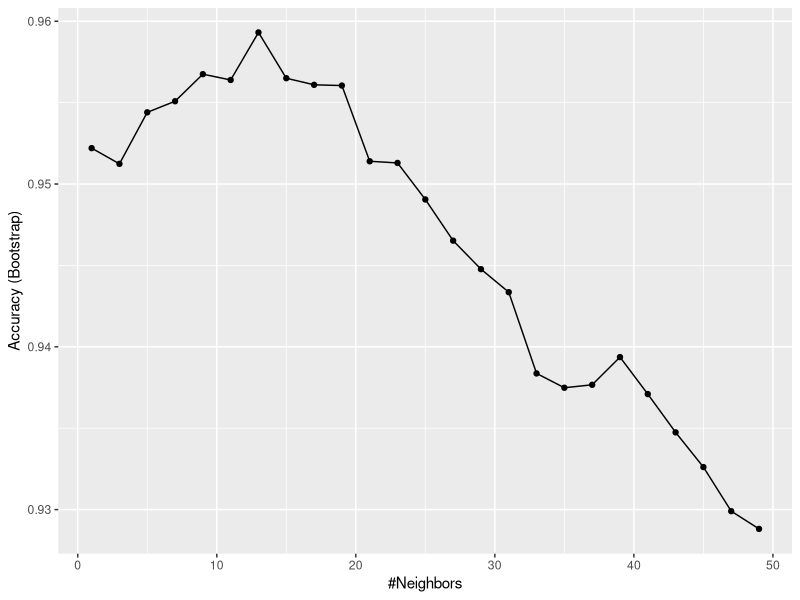

This chart was generated by the following R code:
# Author: Julien Diot juliendiot@ut-biomet.org
# 2019 The University of Tokyo
#
# Description:
# A simple KNN model for the iris dataset.

#### PACKAGES ####
library(caret)


#### OPTIONS ####
# options(stringsAsFactors = FALSE)


#### CODE ####

# Import data
data(iris)


# train model
trControl <- trainControl(method = "boot",
                          number = 100)
method <- "knn"

(irisKNNmodel <- train(
  Species ~ .,
  data = iris,
  method = method,
  tuneGrid = data.frame(k = seq(1, 50, by = 2)),
  # tuneLength = 10,
  trControl = trControl))
ggplot(irisKNNmodel, metric = "Accuracy")

save(irisKNNmodel, file = "irisKNNmodel.Rdata")
